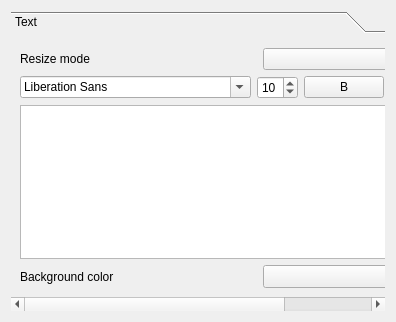
<?xml version="1.0" encoding="UTF-8"?>
<ui version="4.0">
 <class>QgsComposerTextWidgetBase</class>
 <widget class="QWidget" name="QgsComposerTextWidgetBase">
  <property name="geometry">
   <rect>
    <x>0</x>
    <y>0</y>
    <width>396</width>
    <height>322</height>
   </rect>
  </property>
  <property name="windowTitle">
   <string>Form</string>
  </property>
  <layout class="QGridLayout" name="gridLayout_2">
   <item row="0" column="0">
    <widget class="QToolBox" name="mToolBox">
     <property name="currentIndex">
      <number>0</number>
     </property>
     <widget class="QWidget" name="mTextToolboxPage">
      <property name="geometry">
       <rect>
        <x>0</x>
        <y>0</y>
        <width>378</width>
        <height>277</height>
       </rect>
      </property>
      <attribute name="label">
       <string>Text</string>
      </attribute>
      <layout class="QGridLayout" name="gridLayout">
       <item row="0" column="0">
        <layout class="QHBoxLayout" name="horizontalLayout_3">
         <item>
          <widget class="QLabel" name="mResizeModeLabel">
           <property name="text">
            <string>Resize mode</string>
           </property>
          </widget>
         </item>
         <item>
          <widget class="QComboBox" name="mResizeModeComboBox"/>
         </item>
        </layout>
       </item>
       <item row="1" column="0">
        <layout class="QHBoxLayout" name="horizontalLayout">
         <item>
          <widget class="QFontComboBox" name="mFontComboBox"/>
         </item>
         <item>
          <spacer name="horizontalSpacer">
           <property name="orientation">
            <enum>Qt::Horizontal</enum>
           </property>
           <property name="sizeHint" stdset="0">
            <size>
             <width>38</width>
             <height>20</height>
            </size>
           </property>
          </spacer>
         </item>
         <item>
          <widget class="QSpinBox" name="mFontSizeSpinBox">
           <property name="minimum">
            <number>1</number>
           </property>
           <property name="value">
            <number>10</number>
           </property>
          </widget>
         </item>
         <item>
          <widget class="QPushButton" name="mBoldPushButton">
           <property name="text">
            <string>B</string>
           </property>
           <property name="checkable">
            <bool>true</bool>
           </property>
          </widget>
         </item>
         <item>
          <widget class="QPushButton" name="mItalicsPushButton">
           <property name="text">
            <string>I</string>
           </property>
           <property name="checkable">
            <bool>true</bool>
           </property>
          </widget>
         </item>
         <item>
          <widget class="QgsColorButton" name="mFontColorButton">
           <property name="sizePolicy">
            <sizepolicy hsizetype="Preferred" vsizetype="Preferred">
             <horstretch>0</horstretch>
             <verstretch>0</verstretch>
            </sizepolicy>
           </property>
           <property name="text">
            <string/>
           </property>
          </widget>
         </item>
        </layout>
       </item>
       <item row="2" column="0">
        <widget class="QTextEdit" name="mTextEdit"/>
       </item>
       <item row="3" column="0">
        <layout class="QHBoxLayout" name="horizontalLayout_2">
         <item>
          <widget class="QLabel" name="mBackgroundColorLabel">
           <property name="text">
            <string>Background color</string>
           </property>
           <property name="buddy">
            <cstring>mBackgroundColorButton</cstring>
           </property>
          </widget>
         </item>
         <item>
          <widget class="QgsColorButton" name="mBackgroundColorButton">
           <property name="sizePolicy">
            <sizepolicy hsizetype="Preferred" vsizetype="Fixed">
             <horstretch>0</horstretch>
             <verstretch>0</verstretch>
            </sizepolicy>
           </property>
           <property name="text">
            <string/>
           </property>
          </widget>
         </item>
        </layout>
       </item>
      </layout>
     </widget>
    </widget>
   </item>
  </layout>
 </widget>
 <customwidgets>
  <customwidget>
   <class>QgsColorButton</class>
   <extends>QToolButton</extends>
   <header>qgscolorbutton.h</header>
  </customwidget>
 </customwidgets>
 <resources/>
 <connections/>
</ui>
